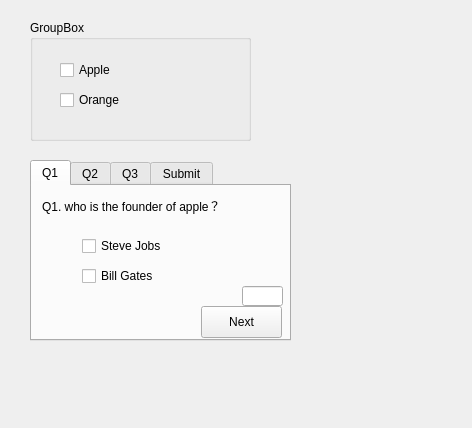
<?xml version="1.0" encoding="UTF-8"?>
<ui version="4.0">
 <class>Widget</class>
 <widget class="QWidget" name="Widget">
  <property name="geometry">
   <rect>
    <x>0</x>
    <y>0</y>
    <width>472</width>
    <height>428</height>
   </rect>
  </property>
  <property name="windowTitle">
   <string>Widget</string>
  </property>
  <widget class="QGroupBox" name="groupBox">
   <property name="geometry">
    <rect>
     <x>30</x>
     <y>20</y>
     <width>221</width>
     <height>121</height>
    </rect>
   </property>
   <property name="title">
    <string>GroupBox</string>
   </property>
   <widget class="QCheckBox" name="checkBoxApple">
    <property name="geometry">
     <rect>
      <x>30</x>
      <y>40</y>
      <width>85</width>
      <height>20</height>
     </rect>
    </property>
    <property name="text">
     <string>Apple</string>
    </property>
   </widget>
   <widget class="QCheckBox" name="checkBoxOrange">
    <property name="geometry">
     <rect>
      <x>30</x>
      <y>70</y>
      <width>85</width>
      <height>20</height>
     </rect>
    </property>
    <property name="text">
     <string>Orange</string>
    </property>
   </widget>
  </widget>
  <widget class="QTabWidget" name="tabWidget">
   <property name="geometry">
    <rect>
     <x>30</x>
     <y>160</y>
     <width>261</width>
     <height>181</height>
    </rect>
   </property>
   <property name="currentIndex">
    <number>0</number>
   </property>
   <widget class="QWidget" name="tab">
    <attribute name="title">
     <string>Q1</string>
    </attribute>
    <widget class="QLineEdit" name="lineEditQuestion1">
     <property name="geometry">
      <rect>
       <x>210</x>
       <y>100</y>
       <width>41</width>
       <height>20</height>
      </rect>
     </property>
     <property name="placeholderText">
      <string/>
     </property>
    </widget>
    <widget class="QCheckBox" name="checkBoxOption1">
     <property name="geometry">
      <rect>
       <x>50</x>
       <y>50</y>
       <width>121</width>
       <height>20</height>
      </rect>
     </property>
     <property name="text">
      <string>Steve Jobs</string>
     </property>
    </widget>
    <widget class="QCheckBox" name="checkBoxOption2">
     <property name="geometry">
      <rect>
       <x>50</x>
       <y>80</y>
       <width>85</width>
       <height>20</height>
      </rect>
     </property>
     <property name="text">
      <string>Bill Gates</string>
     </property>
    </widget>
    <widget class="QLabel" name="label">
     <property name="geometry">
      <rect>
       <x>10</x>
       <y>10</y>
       <width>221</width>
       <height>20</height>
      </rect>
     </property>
     <property name="text">
      <string>Q1. who is the founder of apple？</string>
     </property>
    </widget>
    <widget class="QPushButton" name="pushButton">
     <property name="geometry">
      <rect>
       <x>169</x>
       <y>120</y>
       <width>81</width>
       <height>32</height>
      </rect>
     </property>
     <property name="text">
      <string>Next</string>
     </property>
    </widget>
   </widget>
   <widget class="QWidget" name="tab_2">
    <attribute name="title">
     <string>Q2</string>
    </attribute>
   </widget>
   <widget class="QWidget" name="tab_3">
    <attribute name="title">
     <string>Q3</string>
    </attribute>
   </widget>
   <widget class="QWidget" name="tab_4">
    <attribute name="title">
     <string>Submit</string>
    </attribute>
   </widget>
  </widget>
 </widget>
 <resources/>
 <connections/>
</ui>
